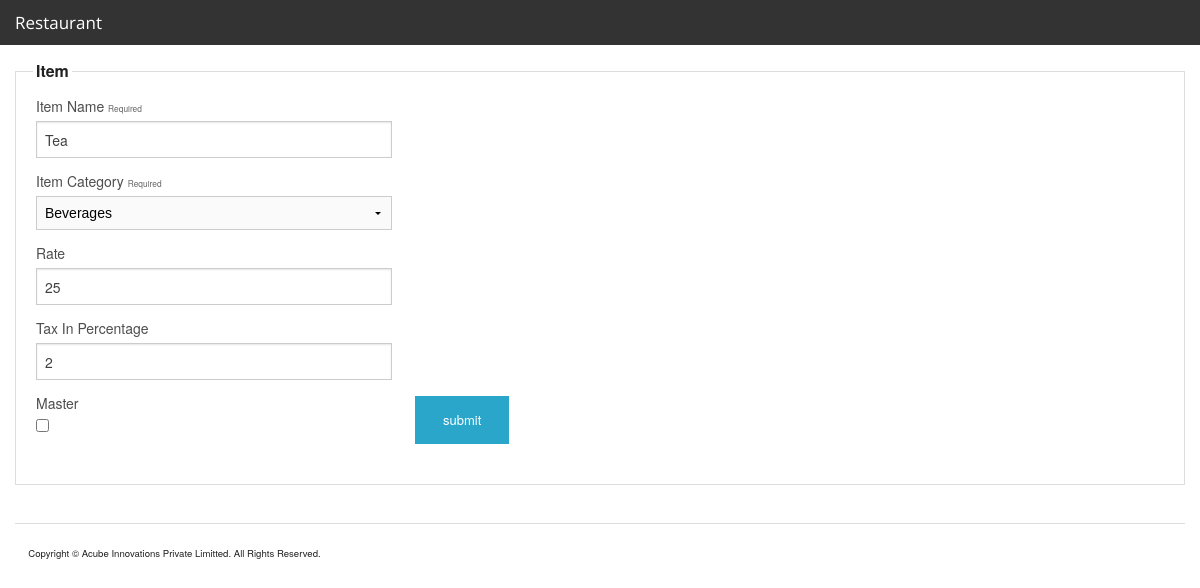
The page /admin/item.php?id=1 (signed in) on the database its author committed.
### tables this page shows
CREATE TABLE IF NOT EXISTS `items` (
  `id` int(11) NOT NULL AUTO_INCREMENT,
  `name` varchar(255) NOT NULL,
  `item_category_id` int(11) NOT NULL,
  `rate` double NOT NULL,
  `tax` double NOT NULL,
  `status_id` int(11) NOT NULL,
  `from_master_kitchen` tinyint(1) NOT NULL DEFAULT '0',
  `packing_id` int(11) NOT NULL,
  PRIMARY KEY (`id`),
  KEY `packing_id` (`packing_id`)
);

CREATE TABLE IF NOT EXISTS `item_categories` (
  `id` int(11) NOT NULL AUTO_INCREMENT,
  `name` varchar(255) NOT NULL,
  `status_id` int(11) NOT NULL,
  `parent_id` int(11) DEFAULT NULL COMMENT 'Category may have valid parent category',
  PRIMARY KEY (`id`)
);

### include/class/class_page/class_page.php (called while the page is built, shortened)
<?php
class Page {
	var $connection_list = array();
	var $conf_list = array();
	var $menuconf_list = array();
	var $class_list = array();
	var $function_list = array();
	var $root_path='./';
	var $module_path='modules/';
	var $module = "" ;
	var $style='';
	var $script='';
	var $print_page='';
	function display(){
		$debug_output .= ob_get_contents();
		if(count($this->conf_list) > 0){
			foreach ($this->conf_list as $conf_file){
				$debug_output .= ob_get_contents();
			}
		}
		if(count($this->connection_list) > 0){
			foreach ($this->connection_list as $connection_file){
				$debug_output .= ob_get_contents();
			}
		}
		if(count($this->menuconf_list) > 0){
			foreach ($this->menuconf_list as $menuconf_file){
				$debug_output .= ob_get_contents();
			}
		}
		if(count($this->function_list) > 0){
			foreach ($this->function_list as $function_file){
				$debug_output .= ob_get_contents();
			}
		}
		if(trim($this->module) != ""){
			$debug_output .= ob_get_contents();
		}
		if(count($this->class_list) > 0){
			foreach ($this->class_list as $class_file){
				$debug_output .= ob_get_contents();
				$debug_output .= ob_get_contents();
			}
		}
		if(trim($this->module) != ""){
			$filename = $this->root_path.$this->module_path.$this->module."/style.css";
			if (file_exists( $filename)) {
				$this->style.='<link rel="stylesheet" type="text/css" href="'.$filename.'">';
			}else{
				$debug_output .= 'File :: '.$filename ." not exists <br/>";
			}
			$filename = $this->root_path.$this->module_path.$this->module."/script.js";
			if (file_exists($filename)) {
				$this->script.='<script src="'.$filename.'" language="JavaScript" type="text/JavaScript"></script>';
			}else{
				$debug_output .= 'File :: '.$filename ." not exists. <br/>";
			}
		}
		if(trim($this->module) != ""){
			$filename = $this->root_path.$this->module_path.$this->module."/functions.php";
			if (file_exists($filename)) {
				ob_start();
				include($filename);
				$this->print_page .= ob_get_contents();
				ob_end_clean();
			}else{
				$debug_output .= ob_get_contents();
			}
			$filename = $this->root_path.$this->module_path.$this->module."/code.php";
			if (file_exists($filename)) {
				include($filename);
				$this->print_page .= ob_get_contents();
			}else{
				ob_start();
				echo 'File :: '.$filename ." not exists. <br/>";
				$debug_output .= ob_get_contents();
				ob_end_clean();
			}
			$filename = $this->root_path.$this->module_path.$this->module."/style.php";
			if (file_exists($filename)) {
				ob_start();
				include($filename);
				$this->style.='<style>';
				$this->style .= ob_get_contents();
				$this->style.='</style>';
				ob_end_clean();
			}else{
				$debug_output .='File :: '.$filename ." not exists. <br/>";
			}
						$filename = $this->root_path.$this->module_path.$this->module."/script.php";
			if (file_exists($filename)) {
				ob_start();
				include($filename);
				$this->script.='<script language="JavaScript" type="text/JavaScript">';
				$this->script .= ob_get_contents();
				$this->script.='</script>';
				ob_end_clean();
			}else{
				$debug_output .='File :: '.$filename ." not exists. <br/>";
			}
			$filename = $this->root_path.$this->module_path.$this->module."/view.php";
			if (file_exists($filename)) {
				include($filename);
				$this->print_page .= ob_get_contents();
			}else{
				ob_start();
				echo 'File :: '.$filename ." not exists. <br/>";
				$debug_output .= ob_get_contents();
				ob_end_clean();
			}
		}
	}
}
?>

### admin/item.php (called while the page is built, shortened)
<?php session_start();
require(ROOT_PATH.'include/class/class_page/class_page.php');
$page = new Page;
	$page->root_path = ROOT_PATH;
	$page->current_url = $current_url;
	$page->title = "Acube MVC";
	$page->page_name = 'index';
	$page->layout = 'restaurant.html';
    $page->conf_list = array("conf.php");
    $page->menuconf_list = array("menu_conf.php");
	$page->connection_list = array("connection.php");
	$page->function_list = array("functions.php");
	$page->class_list = array("class_item.php","class_itemcategory.php");
	$page->access_list = array("ADMINISTRATOR");
    $index=0;
    $content_list[$index]['file_name']='admin/inc_right_menu.php';
    $content_list[$index]['var_name']='right_menu';
	$page->content_list = $content_list;
	$page->module_path = 'modules/item/';
    $page->module = 'update';
	$page->display();
?>

### modules/item/update/code.php (called while the page is built, shortened)
<?php
$item=new item($myconnection);
$item->connection=$myconnection;
$item_category=new ItemCategory($myconnection);
$item_category->connection=$myconnection;
$arr_item_category=$item_category->get_list_array();
	if(isset($_GET['id'])){
		$item->id=$_GET['id'];
		$item->get_details();
	}
?>

### include/class/class_item/class_item.php (called while the page is built, shortened)
<?php
Class item{
	var $connection ="";
	var $id  =  gINVALID;
function get_details()
{
	if($this->id >0){
		$strSQL = "SELECT id,name,item_category_id,rate,tax,status_id,from_master_kitchen FROM items WHERE id = '".$this->id."'";
		$rsRES	= mysql_query($strSQL,$this->connection) or die(mysql_error().$strSQL);
		 if(mysql_num_rows($rsRES) > 0){
			$user 	= mysql_fetch_assoc($rsRES);
			$this->id 		= $user['id'];
			$this->name 	= $user['name'];
			$this->item_category_id= $user['item_category_id'];
			$this->rate= $user['rate'];
			$this->tax= $user['tax'];
			$this->from_master_kitchen= $user['from_master_kitchen'];
			return true;
			}else{
			return false;
			}
			}else{
			return false;
			}
}
}
?>

### include/class/class_itemcategory/class_itemcategory.php (called while the page is built, shortened)
<?php
class ItemCategory{
	var  $connection;
	var  $total_records='';
function get_list_array($start_record = 0,$max_records = 25)
	{
        	$item_category = array();
        	$i=0;
			$strSQL = "SELECT  id,name,status_id,parent_id FROM item_categories WHERE 1";
			$rsRES = mysql_query($strSQL,$this->connection) or die(mysql_error(). $strSQL );
       			$strSQL .= " ORDER BY id";
				$strSQL_limit = sprintf("%s LIMIT %d, %d", $strSQL, $start_record, $max_records);
				$rsRES = mysql_query($strSQL_limit, $this->connection) or die(mysql_error(). $strSQL_limit);
 				if ( mysql_num_rows($rsRES) > 0 ){
       		 		if (trim($this->total_records)!="" && $this->total_records > 0) {
            		} else {
     				$all_rs = mysql_query($strSQL, $this->connection) or die(mysql_error(). $strSQL_limit);
                	$this->total_records = mysql_num_rows($all_rs);
 						}
					while ( list ($id,$name,$status_id,$parent_id) = mysql_fetch_row($rsRES) ){
						$item_category[$i]["id"] =  $id;
						$item_category[$i]["name"] = $name;
						$item_category[$i]["status_id"] = $status_id;
						$item_category[$i]["parent_id"] = $parent_id;
						$i++;}
           		 		return $item_category;
            			}else{
       				$this->error_number = 4;
					$this->error_description="Can't list item";
					return false;
					}
		}
	}

### modules/item/update/view.php (the view, shortened to what this page needs)
	<form data-abide target="_self" method="post" action="" name="frmlogin">
	<fieldset>
    <legend>Item</legend>
	<div class="row">
		<div class="large-4 columns">
		   <label for="Itemname">Item Name <small>required</small></label>
		  <input placeholder=""  required pattern="[a-zA-Z]+"  type="text" name="name" value="<?php echo $item->name; ?>"/ >
		</div>
	</div>
	<div class="row">
		<div class="large-4 columns">
		  <label for="listitemcat">Item Category <small>required</small></label>
		<td><?php echo populate_list_array("lisitemcategory", $arr_item_category, 'id','name', $item->item_category_id,$disable=false);?></td>
		</div>
	</div>
<div class="row">
		<div class="large-4 columns">
			<label for="rate">Rate </label>
		  <input placeholder=""  type="text" name="rate" value="<?php echo $item->rate; ?>" id= "name"/ >
		</div>
	</div>
  <div class="row">
		<div class="large-4 columns">
		   <label for="Tax">Tax In Percentage</label>
		  <input placeholder=""  type="text" name="tax" value="<?php echo $item->tax;?>" id= "name"/ >
		</div>
	</div>
  <div class="row">
	<div class="large-4 columns">
   			<label for="chkmaster">Master </label>
   			<input id="chk" type="checkbox" value="1" name="chkmaster"  <?php if($item->from_master_kitchen == 1) {?>checked="checked" <?php } ?>>
 			 </div>
		<div class="row">
		<div class="large-4 columns">
			<input class="small button" value="submit" type="submit" name="submit" >
		</div>
	</fieldset>
</form>

### include/functions/functions.php (shortened to what this page needs)
<?php
function populate_list_array($objname, $array_list, $value_array, $display_array, $defaultvalue=-1,$disable=false){
?>
<select  name="<?php echo $objname; ?>" <?php if ($disable == true){?> disabled="true"<?php } ?> >
	<?php foreach ($array_list as $value) { ?><option <?php if( $defaultvalue == $value[$value_array]){ ?> selected="selected"<?php } ?> value="<?php echo $value[$value_array]; ?>"><?php echo $value[$display_array]; ?></option>
	<?php }  ?>
</select>
<?php }
?>

### rows shown on the page
items: name "Tea", lisitemcategory "Beverages", rate "25", tax "2"
